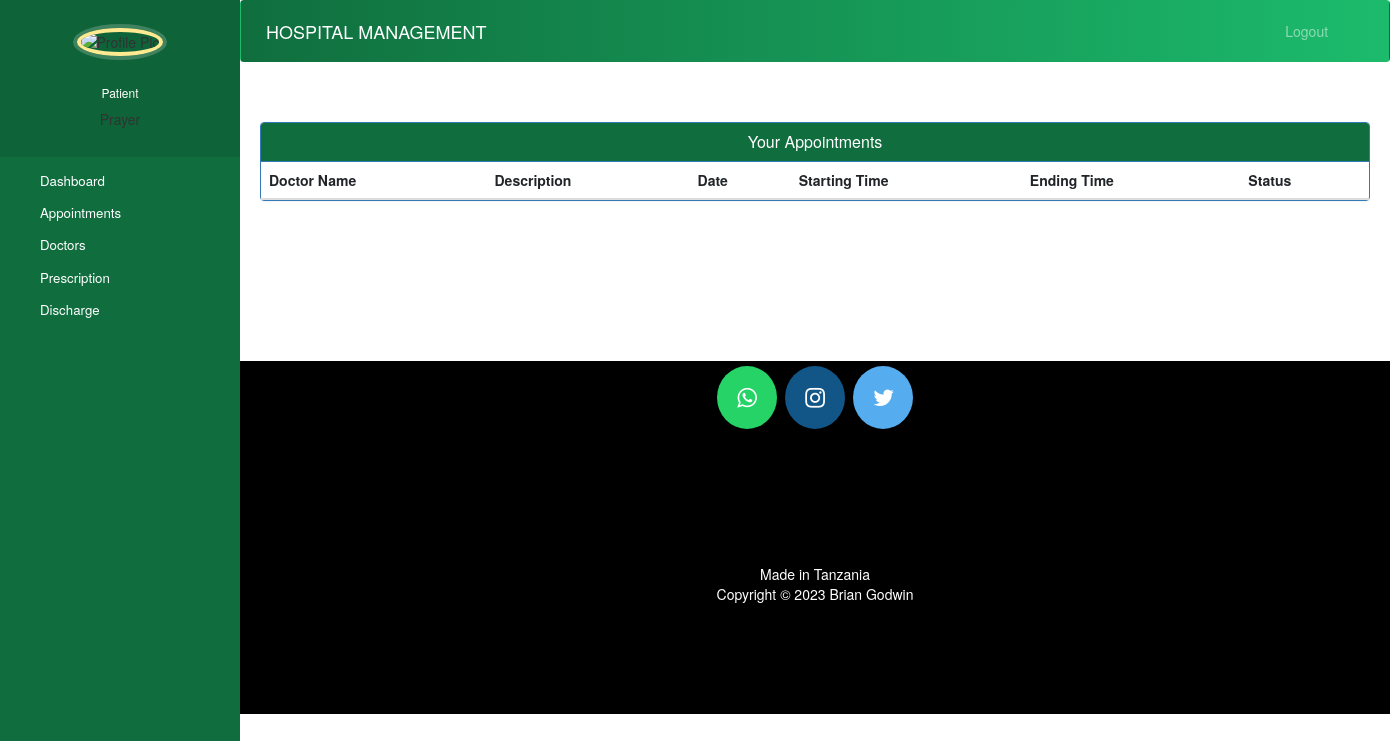
Page /appointment/patient-view-appointment (signed in) on the earlier database version.
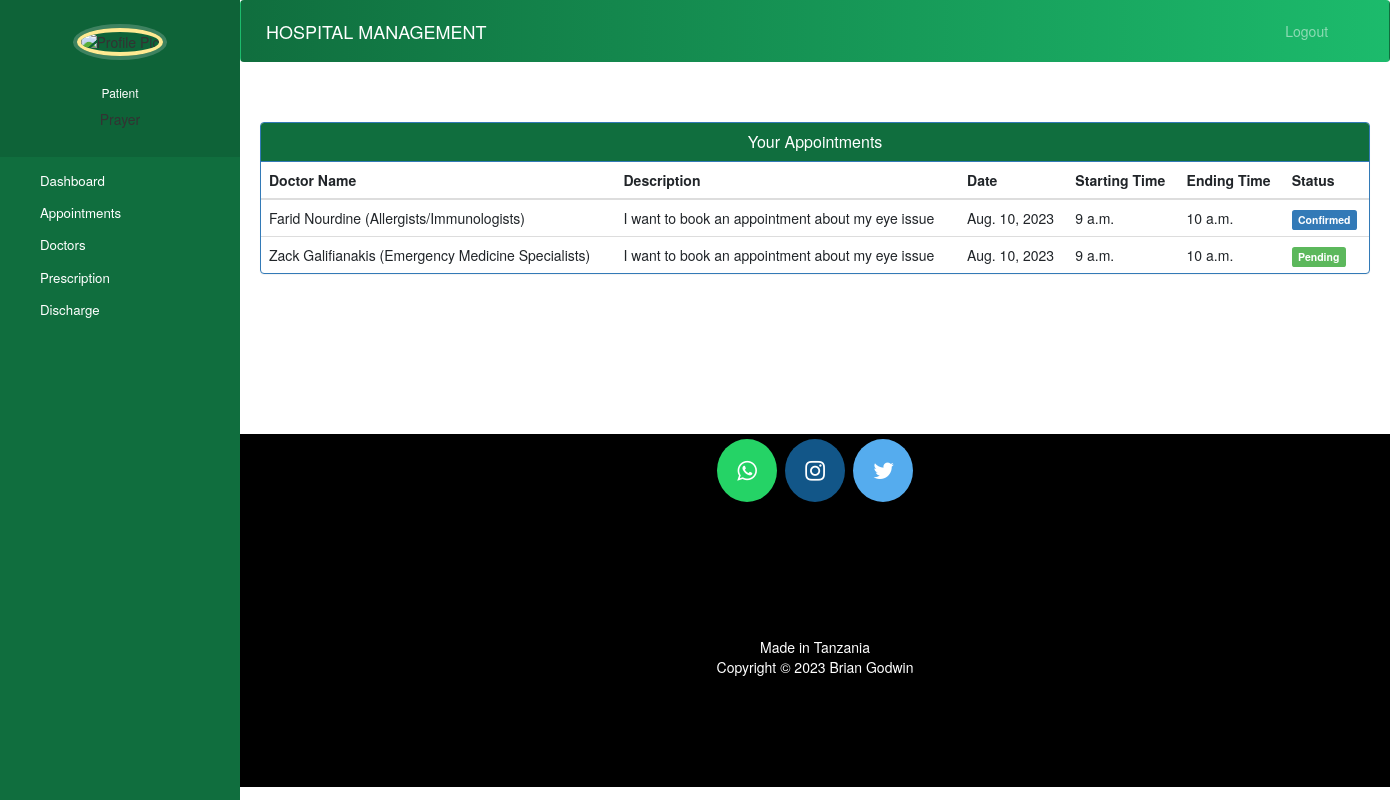
Same page on the later database version.
### hospitalregister/models.py (models this page shows, shortened)
class Doctor(models.Model):
    user = models.OneToOneField(User, on_delete=models.CASCADE)
    profile_pic = models.ImageField(upload_to='profile_pic/DoctorProfilePic/', null=True, blank=True)
    address = models.CharField(max_length=40)
    mobile = models.CharField(max_length=20, null=True)
    department = models.CharField(max_length=50, choices=departments, default='Cardiologist')
    status = models.BooleanField(default=False)
    def __str__(self):
        return "{} ({})".format(self.user.get_full_name(),self.department)

### appointment/models.py (models this page shows, shortened)
class Appointment(models.Model):
    patient = models.PositiveIntegerField(null=True)
    doctor = models.PositiveIntegerField(null=True)
    date = models.DateField(blank=True)
    start_time = models.TimeField(blank=True)
    end_time = models.TimeField(blank=True, null=True)
    status = models.BooleanField(default=False)
    description = models.CharField(max_length=255)
    state = models.CharField(choices=[('Pending', 'Pending'), ('Completed', 'Completed')], default='Pending',max_length=20)

### appointment/views.py (the view)
# urls.py: path('patient-view-appointment', views.patient_view_appointment_view,name='patient-view-appointment'),
@login_required(login_url='hospital/patientlogin')
@user_passes_test(views.is_patient)
def patient_view_appointment_view(request):
    patient=models.Patient.objects.get(user_id=request.user.id) #for profile picture of patient in sidebar
    appointments=models.Appointment.objects.all().filter(patient=request.user.id)
    doctor = models.Doctor.objects.all()
    return render(request,'appointment/patient_view_appointment.html',{'appointments':appointments,'doctor':doctor})

### hospitalregister/views.py (called while the page is built)
def is_patient(user):
    return user.groups.filter(name='PATIENT').exists()

### templates/appointment/patient_view_appointment.html (shortened to what this page needs)
{% extends 'hospital/patient_base.html' %}
{% block content %}
<head>
  <link href="//netdna.bootstrapcdn.com/bootstrap/3.0.0/css/bootstrap.min.css" rel="stylesheet" id="bootstrap-css">
</head>
<div class="container">
  <div class="panel panel-primary">
    <div class="panel-heading" style="background-color:#106e3e">
      <h6 class="panel-title">Your Appointments</h6>
    </div>
    <table class="table table-hover" id="dev-table">
      <thead>
        <tr>
          <th>Doctor Name</th>
          <th>Description</th>
          <th>Date</th>
          <th>Starting Time</th>
          <th>Ending Time</th>
          <th>Status</th>
        </tr>
      </thead>
      {% for a in appointments %}
      <tr>
        <td>
          {% for d in doctor %}
            {% if d.user_id == a.doctor %}
              {{d}}
            {% endif %}
          {% endfor %}
        </td>
        <td>{{a.description}}</td>
        <td>{{a.date}}</td>
        <td>{{a.start_time}}</td>
        <td>{{a.end_time}}</td>
        {%if a.status%}
        <td> <span class="label label-primary">Confirmed</span></td>
        {% else %}
        <td> <span class="label label-success">Pending</span></td>
        {% endif %}
      </tr>
      {% endfor %}
    </table>
  </div>
</div>
{% endblock content %}

Differences in the rows shown:
added Appointment: description "I want to book an appointment about my eye issue", date "Aug. 10, 2023", start_time "9 a.m.", end_time "10 a.m.", status "Confirmed"
now on this page (row unchanged): Doctor: user+department "Farid Nourdine (Allergists/Immunologists)", shown under "I want to book an appointment about my eye issue"
added Appointment: description "I want to book an appointment about my eye issue", date "Aug. 10, 2023", start_time "9 a.m.", end_time "10 a.m.", status "Pending"
added Doctor: user+department "Zack Galifianakis (Emergency Medicine Specialists)", shown under "I want to book an appointment about my eye issue"
